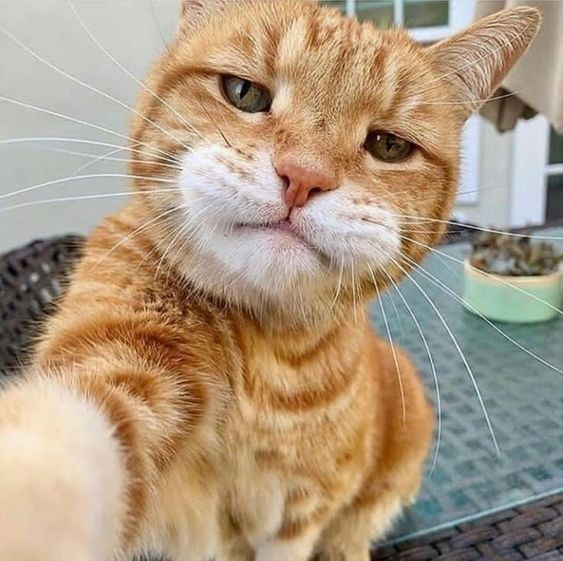
#> input picture cv2/imageProcessing/cat.jpg, 563 x 561 px, found by its file name
$ python transformation.py
#> lines starting #> are read from the running program, lines starting #| are printed output that depends on the picture
import cv2 as cv
import numpy as np
import matplotlib.pyplot as plt
path = '/mnt/windows/Users/Aadish/Desktop/uasr2/cv2/imageProcessing/cat.jpg'

img = cv.imread(path)
#> img is the input picture: shape (561, 563, 3); mean B, G, R 129.4, 153.2, 173
size = img.shape
#> size = (561, 563, 3)
print(size)
#| (561, 563, 3)

res = cv.resize(img, None,fx=2, fy=2, interpolation = cv.INTER_CUBIC)

cv.imshow('window', img)
cv.imshow('res', res)


cv.waitKey(0)
import numpy as np
import cv2 as cv

img = cv.imread('cat.jpg', cv.IMREAD_GRAYSCALE)
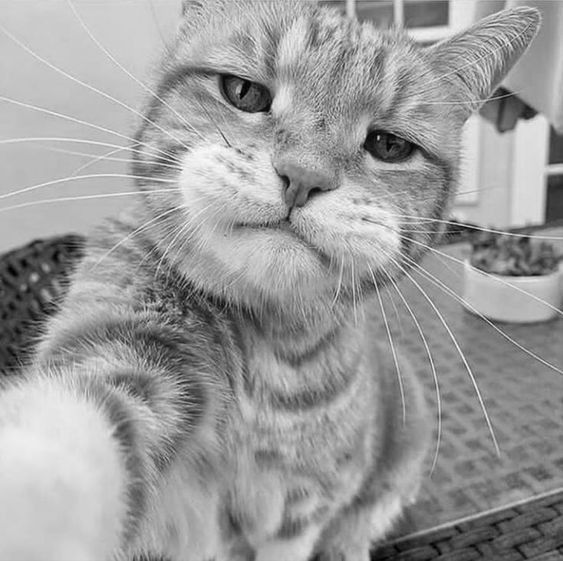
#> img: shape (561, 563); min 0, max 255, mean 156.4
rows,cols = img.shape
#> rows = 561; cols = 563

M = np.float32([[1,0,100],[0,1,50]])
dst = cv.warpAffine(img,M,(cols,rows))
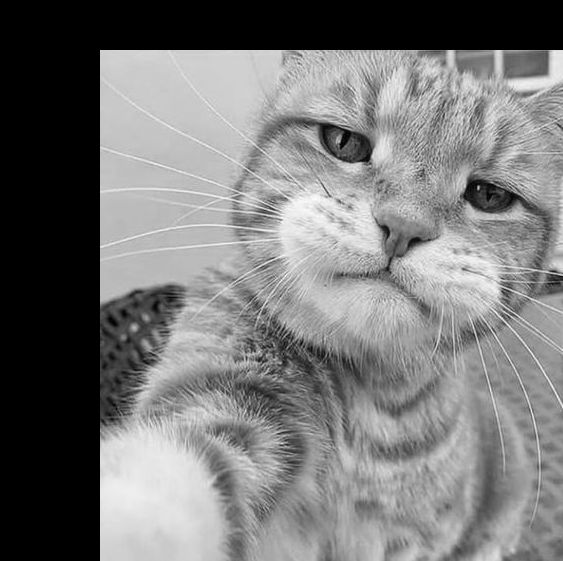
#> dst: shape (561, 563); min 0, max 255, mean 119.9

cv.imshow('img',dst)
cv.waitKey(0)
cv.destroyAllWindows()


img = cv.imread('cat.jpg', cv.IMREAD_GRAYSCALE)
assert img is not None, "file could not be read, check with os.path.exists()"
rows,cols = img.shape

# cols-1 and rows-1 are the coordinate limits.
M = cv.getRotationMatrix2D(((cols-1)/2.0,(rows-1)/2.0),90,1)
#> M = [[6.12e-17, 1, 1], [-1, 6.12e-17, 561]]
dst = cv.warpAffine(img,M,(cols,rows))
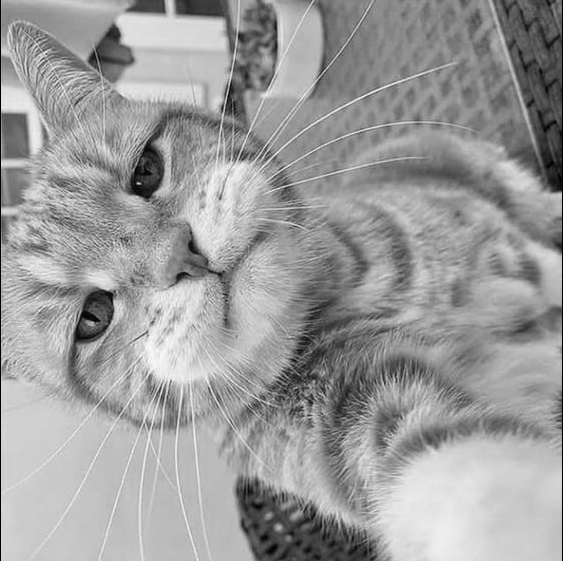
#> dst: shape (561, 563); min 0, max 255, mean 155.9

cv.imshow('rotated', dst)

cv.waitKey(0)
cv.destroyAllWindows()


img = cv.imread('cat.jpg')
rows,cols,ch = img.shape
#> ch = 3

pts1 = np.float32([[50,50],[200,50],[50,200]])
pts2 = np.float32([[10,100],[200,50],[100,250]])

M = cv.getAffineTransform(pts1,pts2)

dst = cv.warpAffine(img,M,(cols,rows))
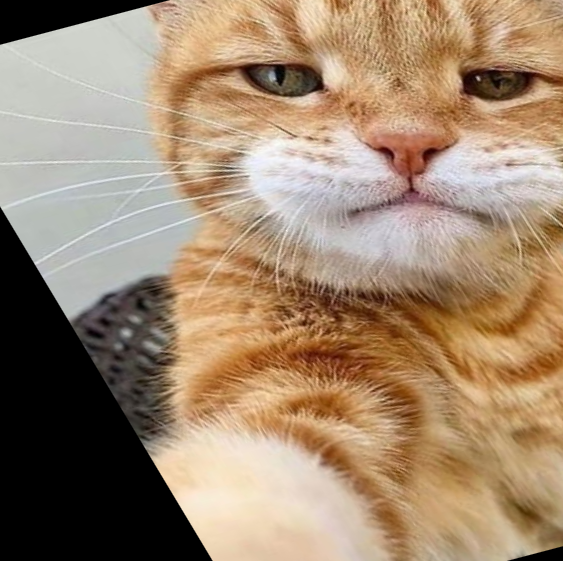
#> dst: shape (561, 563, 3); mean B, G, R 111.2, 135.6, 159.7

plt.subplot(121),plt.imshow(img),plt.title('Input')
plt.subplot(122),plt.imshow(dst),plt.title('Output')
plt.show()
#> figure, not shown here; B, G, R data is drawn as R, G, B
